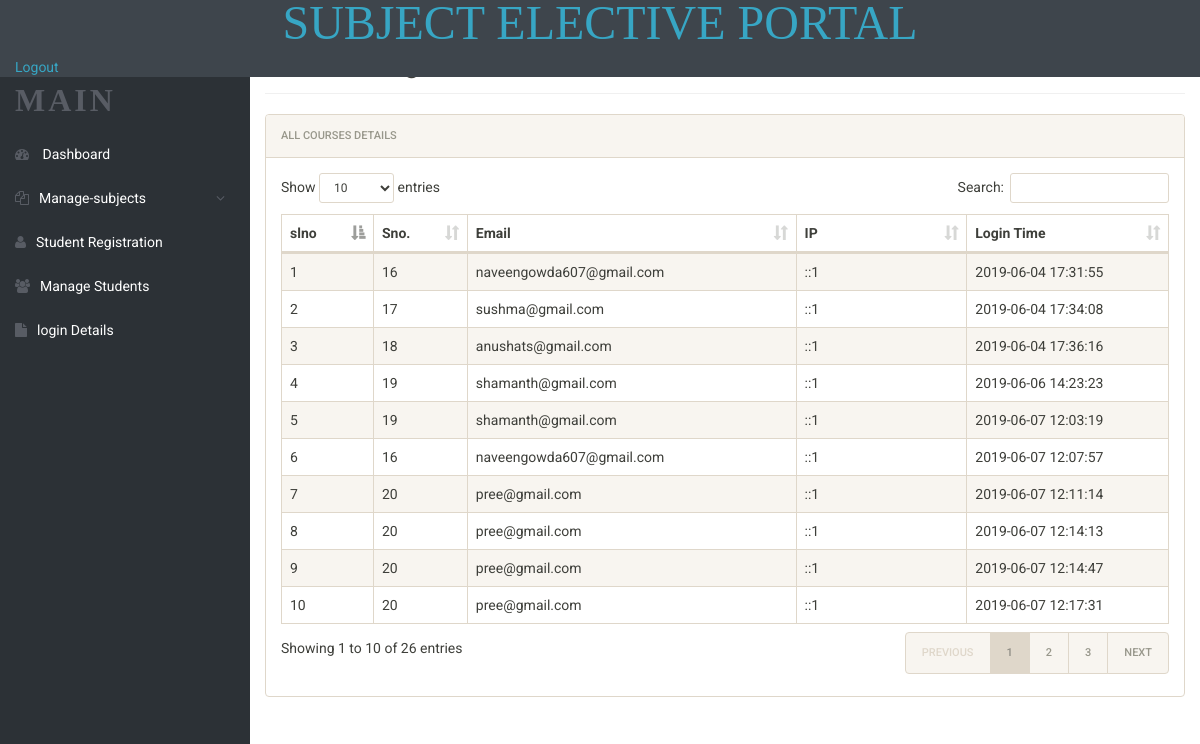
Page /admin/access-log.php (signed in) on the committed database.
### tables this page shows
CREATE TABLE `stdlog` (
  `id` int(11) NOT NULL,
  `userId` int(11) NOT NULL,
  `userEmail` varchar(255) NOT NULL,
  `userIp` varbinary(16) NOT NULL,
  `city` varchar(255) NOT NULL,
  `country` varchar(255) NOT NULL,
  `loginTime` timestamp NOT NULL DEFAULT CURRENT_TIMESTAMP
);

### admin/access-log.php (the view, shortened to what this page needs)
<?php
include('includes/config.php');
?>
<!doctype html>
<html lang="en" class="no-js">
<head>
	<link rel="stylesheet" href="css/font-awesome.min.css">
	<link rel="stylesheet" href="css/bootstrap.min.css">
	<link rel="stylesheet" href="css/dataTables.bootstrap.min.css">
	<link rel="stylesheet" href="css/bootstrap-social.css">
	<link rel="stylesheet" href="css/bootstrap-select.css">
	<link rel="stylesheet" href="css/fileinput.min.css">
	<link rel="stylesheet" href="css/awesome-bootstrap-checkbox.css">
	<link rel="stylesheet" href="css/style.css">
</head>
<body>
	<?php include('includes/header.php');?>
	<div class="ts-main-content">
			<?php include('includes/sidebar.php');?>
		<div class="content-wrapper">
			<div class="container-fluid">
				<div class="row">
					<div class="col-md-12">
						<h2 class="page-title">Access Log</h2>
						<div class="panel panel-default">
							<div class="panel-heading">All Courses Details</div>
							<div class="panel-body">
								<table id="zctb" class="display table table-striped table-bordered table-hover" cellspacing="0" width="100%">
									<thead>
										<tr>
										<th>slno</th>
											<th>Sno.</th>
											<th>Email</th>
											<th>IP</th>
										    <th>Login Time</th>
										</tr>
									</thead>
									<tbody>
<?php
$ret="select * from stdlog";
$stmt= $mysqli->prepare($ret) ;
$stmt->execute() ;
$res=$stmt->get_result();
$cnt=1;
while($row=$res->fetch_object())
	  {
	  	?>
<tr><td><?php echo $cnt;;?></td>
<td><?php echo $row->userId;?></td>
<td><?php echo $row->userEmail;?></td>
<td><?php echo $row->userIp;?></td>
<td><?php echo $row->loginTime;?></td>
										</tr>
									<?php
$cnt=$cnt+1;
									 } ?>
									</tbody>
								</table>
							</div>
						</div>
					</div>
				</div>
			</div>
		</div>
	</div>
</body>
</html>

### admin/includes/header.php (shortened to what this page needs)
<?php if($_SESSION['id'])
{ ?><div class="brand clearfix">
		<center><a href="#" class="btn btn-secondary float-center"> <font size= "26" style="font-family:times new roman";>SUBJECT ELECTIVE PORTAL</font></a></center>
		<div class="container-fluid">
<div class="col">
<div class="row-md-4"><a href="logout.php">Logout</a></li>
		</div></div></div>
</div>
	<?php } ?>

### admin/includes/sidebar.php (shortened to what this page needs)
<nav class="ts-sidebar">
			<ul class="ts-sidebar-menu">
				<li class="ts-label"><font size="6" style="font-family:times new roman" >Main</font></li>
				<li><a href="dashboard.php"><i class="fa fa-dashboard"></i> Dashboard</a></li>
					<li><a href="#"><i class="fa fa-files-o"></i>Manage-subjects</a>
					</li>
				<li><a href="sub.php"><i class="fa fa-user"></i>Student Registration</a></li>
				<li><a href="manage-students.php"><i class="fa fa-users"></i>Manage Students</a></li>
				<li><a href="access-log.php"><i class="fa fa-file"></i>login Details</a></li>
		</nav>

### admin/css/style.css (style rules this page uses)
html { font-size: 14px; }
@media only screen and (min-width: 480px) { html { font-size: 17px; } }
@media only screen and (min-width: 768px) { html { font-size: 14px; } }
body { font-size: 1em; }
a { color: #37a6c4; }
.btn { font-family: 'Oswald', sans-serif; }
.panel { overflow: hidden; }
ul, li { margin: 0; padding: 0; list-style: none; }
.btn { text-transform: none; }
.page-title { padding-bottom: 15px; margin-bottom: 20px; border-bottom: 1px solid #f0f0f0; }
.brand { background: #3e454c; position: relative; z-index: 3; position: fixed; width: 100%; top: 0; }
.ts-sidebar { background: #2c3136; max-height: 0; transition: max-height 0.3s; overflow: hidden; position: fixed; z-index: 2; width: 100%; bottom: 0; top: 60px; overflow-y: auto; }
@media only screen and (min-width: 992px) { .ts-sidebar { max-height: 100%; bottom: 0; } }
.ts-sidebar-menu .ts-label { color: #585c64; font-weight: bold; padding: 8px 15px; text-transform: uppercase; font-size: 10px; letter-spacing: 3px; margin-top: 10px; }
.ts-sidebar-menu a { display: block; text-decoration: none; padding: 12px 15px; color: #fff; }
.ts-sidebar-menu li { position: relative; }
.ts-sidebar-menu li i { color: #585c64; margin-right: 10px; }
.ts-main-content .content-wrapper { padding-top: 15px; margin-top: 10px; }
@media only screen and (min-width: 992px) { .ts-main-content .ts-sidebar { width: 250px; float: left; } }
@media only screen and (min-width: 992px) { .ts-main-content .content-wrapper { margin-left: 250px; } }

### rows in the picture
stdlog: userId "16", userEmail "naveengowda607@gmail.com", userIp "::1", loginTime "2019-06-04 17:31:55"
stdlog: userId "17", userEmail "sushma@gmail.com", userIp "::1", loginTime "2019-06-04 17:34:08"
stdlog: userId "18", userEmail "anushats@gmail.com", userIp "::1", loginTime "2019-06-04 17:36:16"
stdlog: userId "19", userEmail "shamanth@gmail.com", userIp "::1", loginTime "2019-06-06 14:23:23"
stdlog: userId "19", userEmail "shamanth@gmail.com", userIp "::1", loginTime "2019-06-07 12:03:19"
stdlog: userId "16", userEmail "naveengowda607@gmail.com", userIp "::1", loginTime "2019-06-07 12:07:57"
stdlog: userId "20", userEmail "pree@gmail.com", userIp "::1", loginTime "2019-06-07 12:11:14"
stdlog: userId "20", userEmail "pree@gmail.com", userIp "::1", loginTime "2019-06-07 12:14:13"
stdlog: userId "20", userEmail "pree@gmail.com", userIp "::1", loginTime "2019-06-07 12:14:47"
stdlog: userId "20", userEmail "pree@gmail.com", userIp "::1", loginTime "2019-06-07 12:17:31"
